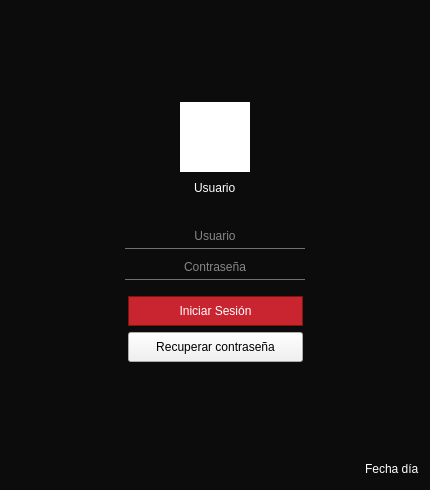
<?xml version="1.0" encoding="UTF-8"?>
<ui version="4.0">
 <class>Login</class>
 <widget class="QWidget" name="Login">
  <property name="geometry">
   <rect>
    <x>0</x>
    <y>0</y>
    <width>430</width>
    <height>490</height>
   </rect>
  </property>
  <property name="minimumSize">
   <size>
    <width>430</width>
    <height>490</height>
   </size>
  </property>
  <property name="maximumSize">
   <size>
    <width>427</width>
    <height>490</height>
   </size>
  </property>
  <property name="windowTitle">
   <string>Form</string>
  </property>
  <property name="styleSheet">
   <string notr="true">background-color:#0c0c0c;
color:white;
</string>
  </property>
  <layout class="QGridLayout" name="gridLayout">
   <item row="0" column="0">
    <layout class="QVBoxLayout" name="verticalLayout">
     <item>
      <spacer name="verticalSpacer">
       <property name="orientation">
        <enum>Qt::Vertical</enum>
       </property>
       <property name="sizeType">
        <enum>QSizePolicy::Expanding</enum>
       </property>
       <property name="sizeHint" stdset="0">
        <size>
         <width>20</width>
         <height>60</height>
        </size>
       </property>
      </spacer>
     </item>
     <item>
      <layout class="QHBoxLayout" name="horizontalLayout">
       <item>
        <spacer name="horizontalSpacer_5">
         <property name="orientation">
          <enum>Qt::Horizontal</enum>
         </property>
         <property name="sizeHint" stdset="0">
          <size>
           <width>40</width>
           <height>20</height>
          </size>
         </property>
        </spacer>
       </item>
       <item>
        <widget class="QLabel" name="IMG">
         <property name="minimumSize">
          <size>
           <width>70</width>
           <height>70</height>
          </size>
         </property>
         <property name="maximumSize">
          <size>
           <width>70</width>
           <height>70</height>
          </size>
         </property>
         <property name="styleSheet">
          <string notr="true">background-color:white;</string>
         </property>
         <property name="text">
          <string>&lt;html&gt;&lt;head/&gt;&lt;body&gt;&lt;p&gt;img cuenta&lt;/p&gt;&lt;/body&gt;&lt;/html&gt;</string>
         </property>
         <property name="alignment">
          <set>Qt::AlignCenter</set>
         </property>
        </widget>
       </item>
       <item>
        <spacer name="horizontalSpacer_6">
         <property name="orientation">
          <enum>Qt::Horizontal</enum>
         </property>
         <property name="sizeHint" stdset="0">
          <size>
           <width>40</width>
           <height>20</height>
          </size>
         </property>
        </spacer>
       </item>
      </layout>
     </item>
     <item>
      <layout class="QHBoxLayout" name="horizontalLayout_5">
       <item>
        <spacer name="horizontalSpacer_9">
         <property name="orientation">
          <enum>Qt::Horizontal</enum>
         </property>
         <property name="sizeHint" stdset="0">
          <size>
           <width>40</width>
           <height>20</height>
          </size>
         </property>
        </spacer>
       </item>
       <item>
        <widget class="QLabel" name="label">
         <property name="minimumSize">
          <size>
           <width>0</width>
           <height>20</height>
          </size>
         </property>
         <property name="maximumSize">
          <size>
           <width>16777215</width>
           <height>20</height>
          </size>
         </property>
         <property name="styleSheet">
          <string notr="true">font: 75 9pt &quot;Noto Serif&quot;;</string>
         </property>
         <property name="text">
          <string>Usuario</string>
         </property>
        </widget>
       </item>
       <item>
        <spacer name="horizontalSpacer_10">
         <property name="orientation">
          <enum>Qt::Horizontal</enum>
         </property>
         <property name="sizeHint" stdset="0">
          <size>
           <width>40</width>
           <height>20</height>
          </size>
         </property>
        </spacer>
       </item>
      </layout>
     </item>
     <item>
      <spacer name="verticalSpacer_2">
       <property name="orientation">
        <enum>Qt::Vertical</enum>
       </property>
       <property name="sizeType">
        <enum>QSizePolicy::Fixed</enum>
       </property>
       <property name="sizeHint" stdset="0">
        <size>
         <width>20</width>
         <height>20</height>
        </size>
       </property>
      </spacer>
     </item>
     <item>
      <layout class="QHBoxLayout" name="horizontalLayout_2">
       <item>
        <spacer name="horizontalSpacer">
         <property name="orientation">
          <enum>Qt::Horizontal</enum>
         </property>
         <property name="sizeHint" stdset="0">
          <size>
           <width>40</width>
           <height>20</height>
          </size>
         </property>
        </spacer>
       </item>
       <item>
        <widget class="QLineEdit" name="ln_user">
         <property name="minimumSize">
          <size>
           <width>180</width>
           <height>25</height>
          </size>
         </property>
         <property name="maximumSize">
          <size>
           <width>195</width>
           <height>16777215</height>
          </size>
         </property>
         <property name="styleSheet">
          <string notr="true">text-align:center;
border-top:none;
border-bottom: 1px solid #707070;
font: 75 10pt &quot;Noto Serif&quot;;</string>
         </property>
         <property name="echoMode">
          <enum>QLineEdit::Password</enum>
         </property>
         <property name="alignment">
          <set>Qt::AlignCenter</set>
         </property>
         <property name="placeholderText">
          <string>Usuario</string>
         </property>
        </widget>
       </item>
       <item>
        <spacer name="horizontalSpacer_3">
         <property name="orientation">
          <enum>Qt::Horizontal</enum>
         </property>
         <property name="sizeHint" stdset="0">
          <size>
           <width>40</width>
           <height>20</height>
          </size>
         </property>
        </spacer>
       </item>
      </layout>
     </item>
     <item>
      <layout class="QHBoxLayout" name="horizontalLayout_3">
       <item>
        <spacer name="horizontalSpacer_2">
         <property name="orientation">
          <enum>Qt::Horizontal</enum>
         </property>
         <property name="sizeHint" stdset="0">
          <size>
           <width>40</width>
           <height>20</height>
          </size>
         </property>
        </spacer>
       </item>
       <item>
        <widget class="QLineEdit" name="ln_password">
         <property name="minimumSize">
          <size>
           <width>180</width>
           <height>25</height>
          </size>
         </property>
         <property name="maximumSize">
          <size>
           <width>175</width>
           <height>16777215</height>
          </size>
         </property>
         <property name="styleSheet">
          <string notr="true">text-align:center;
border-top:none;
border-bottom: 1px solid #707070;
font: 75 10pt &quot;Noto Serif&quot;;</string>
         </property>
         <property name="echoMode">
          <enum>QLineEdit::Password</enum>
         </property>
         <property name="alignment">
          <set>Qt::AlignCenter</set>
         </property>
         <property name="placeholderText">
          <string>Contraseña</string>
         </property>
        </widget>
       </item>
       <item>
        <spacer name="horizontalSpacer_4">
         <property name="orientation">
          <enum>Qt::Horizontal</enum>
         </property>
         <property name="sizeHint" stdset="0">
          <size>
           <width>40</width>
           <height>20</height>
          </size>
         </property>
        </spacer>
       </item>
      </layout>
     </item>
     <item>
      <spacer name="verticalSpacer_4">
       <property name="orientation">
        <enum>Qt::Vertical</enum>
       </property>
       <property name="sizeType">
        <enum>QSizePolicy::Fixed</enum>
       </property>
       <property name="sizeHint" stdset="0">
        <size>
         <width>20</width>
         <height>10</height>
        </size>
       </property>
      </spacer>
     </item>
     <item>
      <layout class="QHBoxLayout" name="horizontalLayout_4">
       <item>
        <spacer name="horizontalSpacer_7">
         <property name="orientation">
          <enum>Qt::Horizontal</enum>
         </property>
         <property name="sizeHint" stdset="0">
          <size>
           <width>40</width>
           <height>20</height>
          </size>
         </property>
        </spacer>
       </item>
       <item>
        <widget class="QPushButton" name="btn_inicioSesion">
         <property name="minimumSize">
          <size>
           <width>175</width>
           <height>30</height>
          </size>
         </property>
         <property name="maximumSize">
          <size>
           <width>175</width>
           <height>30</height>
          </size>
         </property>
         <property name="styleSheet">
          <string notr="true">font: 75 8pt &quot;Noto Serif&quot;;
background-color: #C92531;
border: 1px solid #7C1709;</string>
         </property>
         <property name="text">
          <string>Iniciar Sesión</string>
         </property>
        </widget>
       </item>
       <item>
        <spacer name="horizontalSpacer_8">
         <property name="orientation">
          <enum>Qt::Horizontal</enum>
         </property>
         <property name="sizeHint" stdset="0">
          <size>
           <width>40</width>
           <height>20</height>
          </size>
         </property>
        </spacer>
       </item>
      </layout>
     </item>
     <item>
      <layout class="QHBoxLayout" name="horizontalLayout_6">
       <item>
        <spacer name="horizontalSpacer_11">
         <property name="orientation">
          <enum>Qt::Horizontal</enum>
         </property>
         <property name="sizeHint" stdset="0">
          <size>
           <width>40</width>
           <height>20</height>
          </size>
         </property>
        </spacer>
       </item>
       <item>
        <widget class="QPushButton" name="btn_inicioSesion_2">
         <property name="minimumSize">
          <size>
           <width>175</width>
           <height>30</height>
          </size>
         </property>
         <property name="maximumSize">
          <size>
           <width>175</width>
           <height>30</height>
          </size>
         </property>
         <property name="styleSheet">
          <string notr="true">font: 75 8pt &quot;Noto Serif&quot;;
color: black;
background-color: #F1F1F1;</string>
         </property>
         <property name="text">
          <string>Recuperar contraseña</string>
         </property>
        </widget>
       </item>
       <item>
        <spacer name="horizontalSpacer_12">
         <property name="orientation">
          <enum>Qt::Horizontal</enum>
         </property>
         <property name="sizeHint" stdset="0">
          <size>
           <width>40</width>
           <height>20</height>
          </size>
         </property>
        </spacer>
       </item>
      </layout>
     </item>
     <item>
      <spacer name="verticalSpacer_3">
       <property name="orientation">
        <enum>Qt::Vertical</enum>
       </property>
       <property name="sizeHint" stdset="0">
        <size>
         <width>20</width>
         <height>40</height>
        </size>
       </property>
      </spacer>
     </item>
     <item>
      <layout class="QHBoxLayout" name="horizontalLayout_7">
       <item>
        <spacer name="horizontalSpacer_13">
         <property name="orientation">
          <enum>Qt::Horizontal</enum>
         </property>
         <property name="sizeHint" stdset="0">
          <size>
           <width>40</width>
           <height>20</height>
          </size>
         </property>
        </spacer>
       </item>
       <item>
        <widget class="QLabel" name="label_2">
         <property name="styleSheet">
          <string notr="true">font: 75 9pt &quot;Noto Serif&quot;;</string>
         </property>
         <property name="text">
          <string>Fecha día</string>
         </property>
        </widget>
       </item>
      </layout>
     </item>
    </layout>
   </item>
  </layout>
 </widget>
 <resources/>
 <connections/>
</ui>
